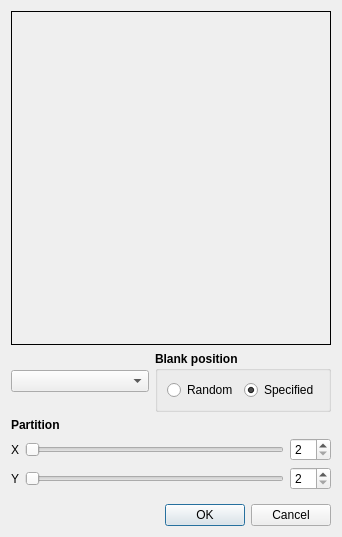
<?xml version="1.0" encoding="UTF-8"?>
<ui version="4.0">
 <class>DialogSettingsFifteen</class>
 <widget class="QDialog" name="DialogSettingsFifteen">
  <property name="geometry">
   <rect>
    <x>0</x>
    <y>0</y>
    <width>338</width>
    <height>537</height>
   </rect>
  </property>
  <property name="windowTitle">
   <string>Settings - 15 Puzzle</string>
  </property>
  <layout class="QVBoxLayout" name="verticalLayout">
   <item>
    <widget class="QFrame" name="frame">
     <property name="sizePolicy">
      <sizepolicy hsizetype="MinimumExpanding" vsizetype="MinimumExpanding">
       <horstretch>0</horstretch>
       <verstretch>0</verstretch>
      </sizepolicy>
     </property>
     <property name="minimumSize">
      <size>
       <width>320</width>
       <height>320</height>
      </size>
     </property>
     <property name="frameShape">
      <enum>QFrame::Box</enum>
     </property>
     <property name="frameShadow">
      <enum>QFrame::Plain</enum>
     </property>
     <layout class="QGridLayout" name="gridLayout_2">
      <property name="leftMargin">
       <number>0</number>
      </property>
      <property name="topMargin">
       <number>0</number>
      </property>
      <property name="rightMargin">
       <number>0</number>
      </property>
      <property name="bottomMargin">
       <number>0</number>
      </property>
      <property name="spacing">
       <number>0</number>
      </property>
      <item row="0" column="0">
       <widget class="ImageWidget" name="imageWidget">
        <property name="mouseTracking">
         <bool>true</bool>
        </property>
        <property name="lineWidth">
         <number>0</number>
        </property>
       </widget>
      </item>
     </layout>
    </widget>
   </item>
   <item>
    <layout class="QHBoxLayout" name="horizontalLayout_2">
     <item>
      <widget class="QComboBox" name="comboBoxGameType"/>
     </item>
     <item>
      <widget class="QGroupBox" name="groupBoxSpecifiedPosition">
       <property name="font">
        <font>
         <weight>75</weight>
         <bold>true</bold>
        </font>
       </property>
       <property name="title">
        <string>Blank position</string>
       </property>
       <layout class="QHBoxLayout" name="horizontalLayout">
        <item>
         <widget class="QRadioButton" name="radioButtonBlankRandom">
          <property name="font">
           <font>
            <weight>50</weight>
            <bold>false</bold>
           </font>
          </property>
          <property name="text">
           <string>Random</string>
          </property>
         </widget>
        </item>
        <item>
         <widget class="QRadioButton" name="radioButtonBlankSpecified">
          <property name="font">
           <font>
            <weight>50</weight>
            <bold>false</bold>
           </font>
          </property>
          <property name="text">
           <string>Specified</string>
          </property>
          <property name="checked">
           <bool>true</bool>
          </property>
         </widget>
        </item>
       </layout>
      </widget>
     </item>
    </layout>
   </item>
   <item>
    <widget class="QLabel" name="label">
     <property name="font">
      <font>
       <weight>75</weight>
       <bold>true</bold>
      </font>
     </property>
     <property name="text">
      <string>Partition</string>
     </property>
    </widget>
   </item>
   <item>
    <layout class="QGridLayout" name="gridLayout">
     <item row="0" column="0">
      <widget class="QLabel" name="label_2">
       <property name="text">
        <string>X</string>
       </property>
      </widget>
     </item>
     <item row="1" column="0">
      <widget class="QLabel" name="label_3">
       <property name="text">
        <string>Y</string>
       </property>
      </widget>
     </item>
     <item row="1" column="2">
      <widget class="QSpinBox" name="spinBoxSplitY">
       <property name="minimum">
        <number>2</number>
       </property>
       <property name="maximum">
        <number>50</number>
       </property>
      </widget>
     </item>
     <item row="0" column="1">
      <widget class="QSlider" name="hSliderSplitX">
       <property name="minimum">
        <number>2</number>
       </property>
       <property name="maximum">
        <number>50</number>
       </property>
       <property name="orientation">
        <enum>Qt::Horizontal</enum>
       </property>
      </widget>
     </item>
     <item row="1" column="1">
      <widget class="QSlider" name="hSliderSplitY">
       <property name="minimum">
        <number>2</number>
       </property>
       <property name="maximum">
        <number>50</number>
       </property>
       <property name="orientation">
        <enum>Qt::Horizontal</enum>
       </property>
      </widget>
     </item>
     <item row="0" column="2">
      <widget class="QSpinBox" name="spinBoxSplitX">
       <property name="minimum">
        <number>2</number>
       </property>
       <property name="maximum">
        <number>50</number>
       </property>
      </widget>
     </item>
    </layout>
   </item>
   <item>
    <spacer name="verticalSpacer">
     <property name="orientation">
      <enum>Qt::Vertical</enum>
     </property>
     <property name="sizeType">
      <enum>QSizePolicy::Fixed</enum>
     </property>
     <property name="sizeHint" stdset="0">
      <size>
       <width>20</width>
       <height>8</height>
      </size>
     </property>
    </spacer>
   </item>
   <item>
    <widget class="QDialogButtonBox" name="buttonBox">
     <property name="orientation">
      <enum>Qt::Horizontal</enum>
     </property>
     <property name="standardButtons">
      <set>QDialogButtonBox::Cancel|QDialogButtonBox::Ok</set>
     </property>
    </widget>
   </item>
  </layout>
 </widget>
 <customwidgets>
  <customwidget>
   <class>ImageWidget</class>
   <extends>QFrame</extends>
   <header>ImageWidget.h</header>
   <container>1</container>
  </customwidget>
 </customwidgets>
 <tabstops>
  <tabstop>comboBoxGameType</tabstop>
  <tabstop>radioButtonBlankRandom</tabstop>
  <tabstop>radioButtonBlankSpecified</tabstop>
  <tabstop>hSliderSplitX</tabstop>
  <tabstop>spinBoxSplitX</tabstop>
  <tabstop>hSliderSplitY</tabstop>
  <tabstop>spinBoxSplitY</tabstop>
 </tabstops>
 <resources/>
 <connections>
  <connection>
   <sender>buttonBox</sender>
   <signal>accepted()</signal>
   <receiver>DialogSettingsFifteen</receiver>
   <slot>accept()</slot>
   <hints>
    <hint type="sourcelabel">
     <x>248</x>
     <y>254</y>
    </hint>
    <hint type="destinationlabel">
     <x>157</x>
     <y>274</y>
    </hint>
   </hints>
  </connection>
  <connection>
   <sender>buttonBox</sender>
   <signal>rejected()</signal>
   <receiver>DialogSettingsFifteen</receiver>
   <slot>reject()</slot>
   <hints>
    <hint type="sourcelabel">
     <x>316</x>
     <y>260</y>
    </hint>
    <hint type="destinationlabel">
     <x>286</x>
     <y>274</y>
    </hint>
   </hints>
  </connection>
 </connections>
</ui>
